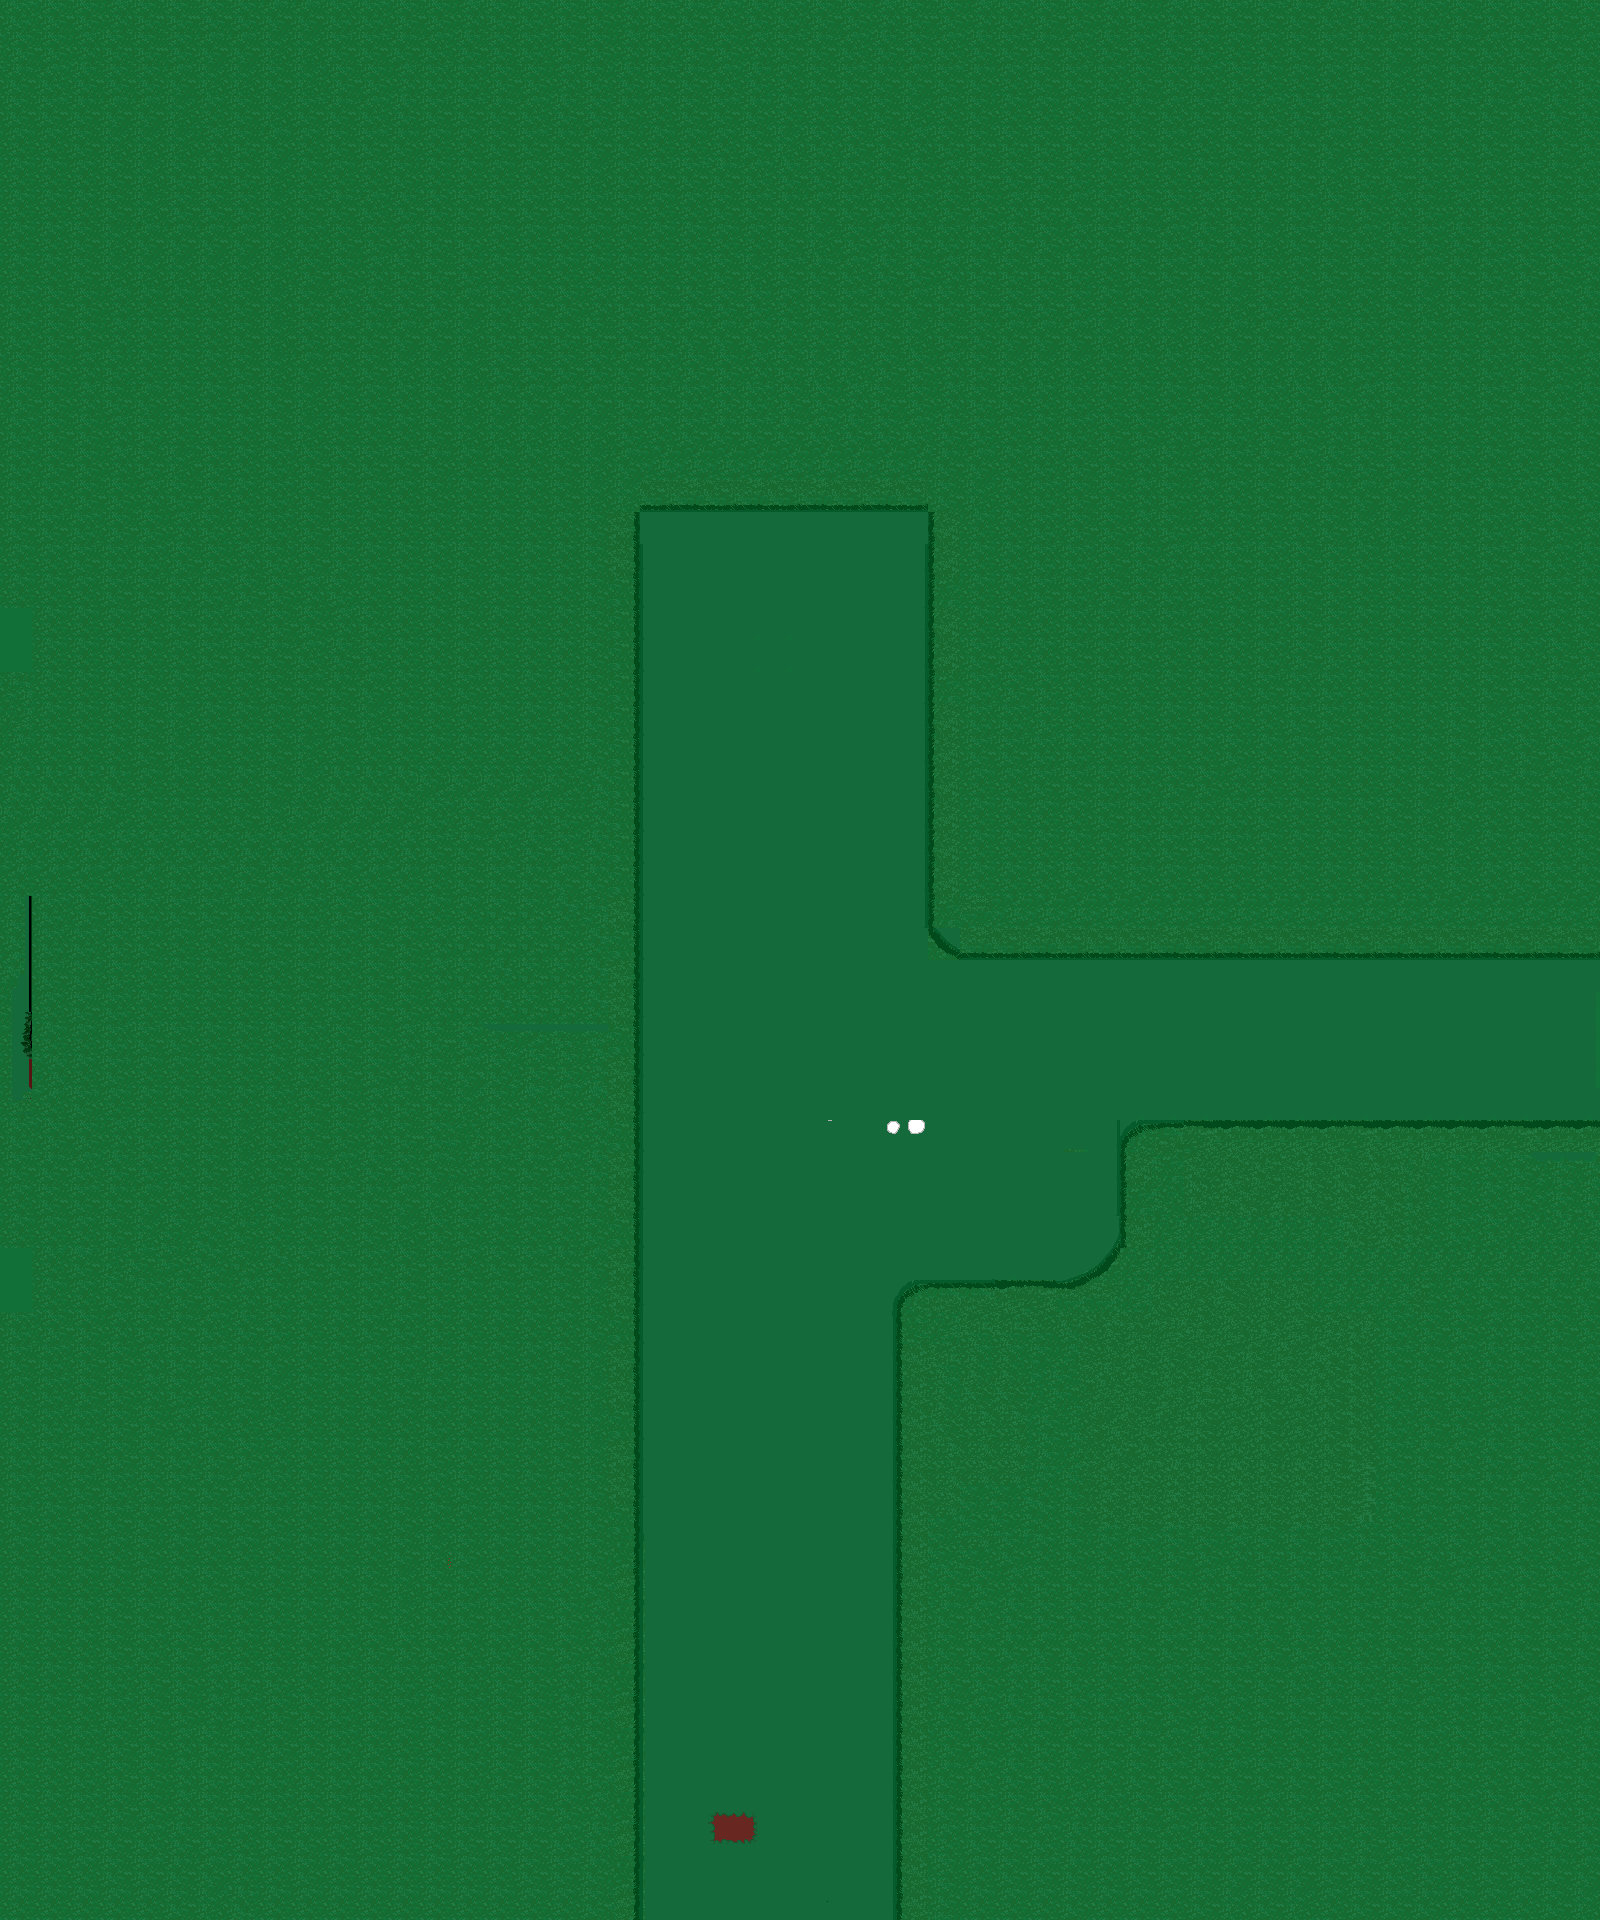

This game map was drawn from its Tiled (.tmx) file and the tilesets committed beside it. A one-line description and the trimmed map source follow:
An orthogonal 50x60 tile map with 32x32 px tiles, 3 tile layers (Tile Layer 2, Tile Layer 1, Tile Layer 3), 3 tilesets and 40 objects (28x spobject, trigger, item, character, level Info).

<map version="1.2" tiledversion="1.2.1" orientation="orthogonal" renderorder="right-down" width="50" height="60" tilewidth="32" tileheight="32" infinite="0" nextlayerid="11" nextobjectid="79">
 <tileset firstgid="1" name="playerstart" tilewidth="32" tileheight="32" tilecount="1" columns="1">
  <image source="playerstart.png" width="32" height="32" />
  <tile id="0">
   <properties>
    <property name="orient" value="right" />
    <property name="playerstart" value="" />
   </properties>
  </tile>
 </tileset>
 <tileset firstgid="2" name="grassdungeon1" tilewidth="32" tileheight="32" tilecount="1700" columns="50">
  <image source="grassdungeon1.png" width="1600" height="1088" />
 </tileset>
 <tileset firstgid="1702" name="grassdungeon5" tilewidth="32" tileheight="32" tilecount="1700" columns="50">
  <image source="grassdungeon5.png" width="1600" height="1088" />
 </tileset>
 <layer id="8" name="Tile Layer 2" width="50" height="60">
  <data>[3000 cells, 79 non-empty, 79 distinct tile ids]</data>
 </layer>
 <layer id="9" name="Tile Layer 1" width="50" height="60">
  <data>[3000 cells, 1 non-empty, 1 distinct tile ids]</data>
 </layer>
 <layer id="10" name="Tile Layer 3" width="50" height="60">
  <data>[3000 cells, 3000 non-empty, 430 distinct tile ids]</data>
 </layer>
 <objectgroup id="4" name="Object Layer 1">
  <object id="5" x="1504" y="1024" width="32" height="32">
   <properties>
    <property name="orient" value="left" />
    <property name="playerstart" value="" />
    <property name="startarea" value="1" />
   </properties>
  </object>
  <object id="36" name="Player Start" type="trigger" x="768" y="1792" width="32" height="32">
   <properties>
    <property name="orient" value="up" />
    <property name="playerstart" value="" />
    <property name="startarea" value="0" />
   </properties>
  </object>
  <object id="39" type="spobject" x="448" y="416" width="196" height="298">
   <properties>
    <property name="image" value="snowyforesttreesp.png" />
    <property name="spobject" value="" />
   </properties>
  </object>
  <object id="41" name="cutgrass" type="item" x="960" y="1120" width="64" height="64">
   <properties>
    <property name="image" value="cutgrass.png" />
    <property name="itemid" value="stick" />
    <property name="nodesc" value="" />
    <property name="spobject" value="" />
   </properties>
  </object>
  <object id="42" name="Save Guy" type="character" x="768" y="576" width="32" height="64">
   <properties>
    <property name="image" value="SaveGuy.png" />
    <property name="name" value="Him" />
    <property name="orient" value="down" />
    <property name="save" value="" />
    <property name="sprite" value="" />
   </properties>
  </object>
  <object id="44" type="spobject" x="480" y="196" width="196" height="298">
   <properties>
    <property name="image" value="snowyforesttreesp.png" />
    <property name="spobject" value="" />
   </properties>
  </object>
  <object id="45" type="spobject" x="928" y="224" width="196" height="298">
   <properties>
    <property name="image" value="snowyforesttreesp.png" />
    <property name="spobject" value="" />
   </properties>
  </object>
  <object id="46" type="spobject" x="928" y="416" width="196" height="298">
   <properties>
    <property name="image" value="snowyforesttreesp.png" />
    <property name="spobject" value="" />
   </properties>
  </object>
  <object id="47" name="level Info" x="1504" y="256" width="24" height="24">
   <properties>
    <property name="areaname" value="Forest Respite" />
    <property name="filter" value="dim" />
    <property name="levelinfo" value="1" />
   </properties>
  </object>
  <object id="48" type="spobject" x="576" y="128" width="196" height="298">
   <properties>
    <property name="image" value="snowyforesttreesp.png" />
    <property name="spobject" value="" />
   </properties>
  </object>
  <object id="49" type="spobject" x="448" y="576" width="196" height="298">
   <properties>
    <property name="image" value="snowyforesttreesp.png" />
    <property name="spobject" value="" />
   </properties>
  </object>
  <object id="50" type="spobject" x="448" y="800" width="196" height="298">
   <properties>
    <property name="image" value="snowyforesttreesp.png" />
    <property name="spobject" value="" />
   </properties>
  </object>
  <object id="51" type="spobject" x="448" y="992" width="196" height="298">
   <properties>
    <property name="image" value="snowyforesttreesp.png" />
    <property name="spobject" value="" />
   </properties>
  </object>
  <object id="52" type="spobject" x="448" y="1184" width="196" height="298">
   <properties>
    <property name="image" value="snowyforesttreesp.png" />
    <property name="spobject" value="" />
   </properties>
  </object>
  <object id="53" type="spobject" x="448" y="1376" width="196" height="298">
   <properties>
    <property name="image" value="snowyforesttreesp.png" />
    <property name="spobject" value="" />
   </properties>
  </object>
  <object id="54" type="spobject" x="448" y="1600" width="196" height="298">
   <properties>
    <property name="image" value="snowyforesttreesp.png" />
    <property name="spobject" value="" />
   </properties>
  </object>
  <object id="55" type="spobject" x="1312" y="1152" width="196" height="298">
   <properties>
    <property name="image" value="snowyforesttreesp.png" />
    <property name="spobject" value="" />
   </properties>
  </object>
  <object id="56" type="spobject" x="1088" y="1152" width="196" height="298">
   <properties>
    <property name="image" value="snowyforesttreesp.png" />
    <property name="spobject" value="" />
   </properties>
  </object>
  <object id="57" type="spobject" x="928" y="1248" width="196" height="298">
   <properties>
    <property name="image" value="snowyforesttreesp.png" />
    <property name="spobject" value="" />
   </properties>
  </object>
  <object id="58" type="spobject" x="896" y="1376" width="196" height="298">
   <properties>
    <property name="image" value="snowyforesttreesp.png" />
    <property name="spobject" value="" />
   </properties>
  </object>
  <object id="59" type="spobject" x="896" y="1600" width="196" height="298">
   <properties>
    <property name="image" value="snowyforesttreesp.png" />
    <property name="spobject" value="" />
   </properties>
  </object>
  <object id="60" x="672" y="1920" width="224" height="32">
   <properties>
    <property name="NewArea" value="" />
    <property name="area" value="grassdungeon7.tmx" />
    <property name="returnarea" value="1" />
   </properties>
  </object>
  <object id="61" type="spobject" x="960" y="608" width="196" height="298">
   <properties>
    <property name="image" value="snowyforesttreesp.png" />
    <property name="spobject" value="" />
   </properties>
  </object>
  <object id="62" type="spobject" x="1120" y="640" width="196" height="298">
   <properties>
    <property name="image" value="snowyforesttreesp.png" />
    <property name="spobject" value="" />
   </properties>
  </object>
  <object id="63" type="spobject" x="1312" y="640" width="196" height="298">
   <properties>
    <property name="image" value="snowyforesttreesp.png" />
    <property name="spobject" value="" />
   </properties>
  </object>
  <object id="64" x="416" y="256" width="224" height="1664">
   <properties>
    <property name="block" value="" />
   </properties>
  </object>
  <object id="65" x="928" y="224" width="224" height="672">
   <properties>
    <property name="block" value="" />
   </properties>
  </object>
  <object id="66" x="640" y="224" width="288" height="224">
   <properties>
    <property name="block" value="" />
   </properties>
  </object>
  <object id="67" x="896" y="1280" width="192" height="608">
   <properties>
    <property name="block" value="" />
   </properties>
  </object>
  </objectgroup>
</map>
<!-- 11 of 40 objects omitted -->
